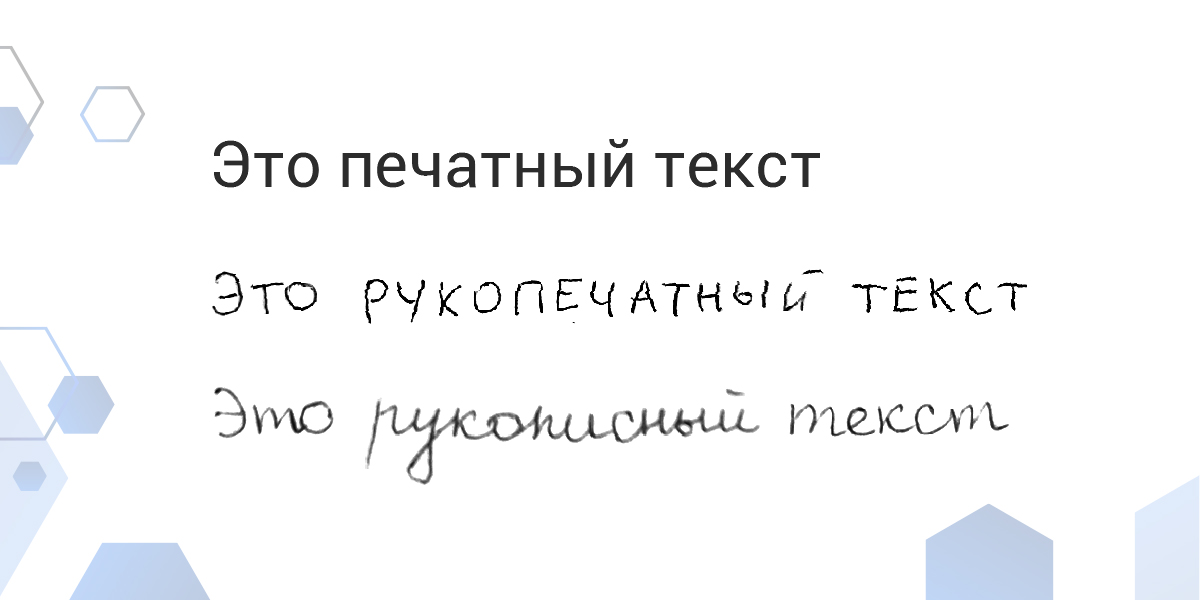
#> input picture data/test_2.jpg, 1200 x 600 px
$ jupyter execute --allow-errors rostelekom_ocr.ipynb   (shell and % lines are left out)
#> lines starting #> are read from the running program, lines starting #| are printed output that depends on the picture; after the words box and inside, x2 and y2 are one past the last pixel; in counts of white or black regions, pixels touching at a corner belong together
#> in process_image, image is the input picture: shape (600, 1200, 3); mean B, G, R 249, 247.9, 247.2
[cell 1]
import cv2
import numpy as np
from matplotlib import pyplot as plt

def get_rotation_angle(image):
    # Преобразование в градации серого и применение Canny edge detection
    gray = cv2.cvtColor(image, cv2.COLOR_BGR2GRAY)
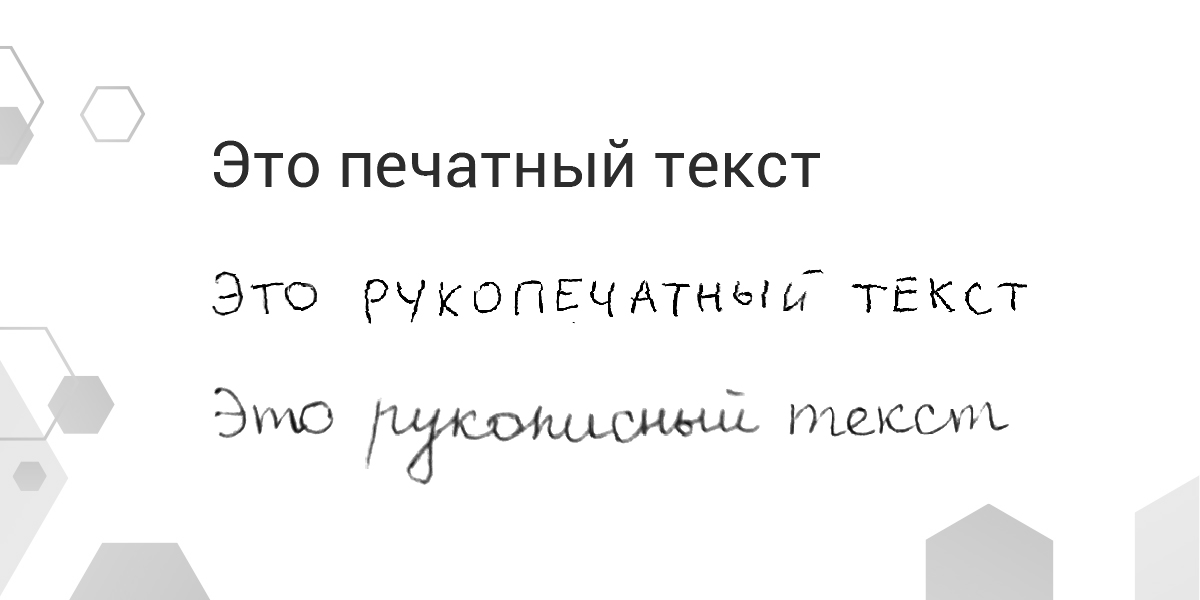
#> gray: shape (600, 1200); min 0, max 255, mean 247.8
    edges = cv2.Canny(gray, 50, 150, apertureSize=3)
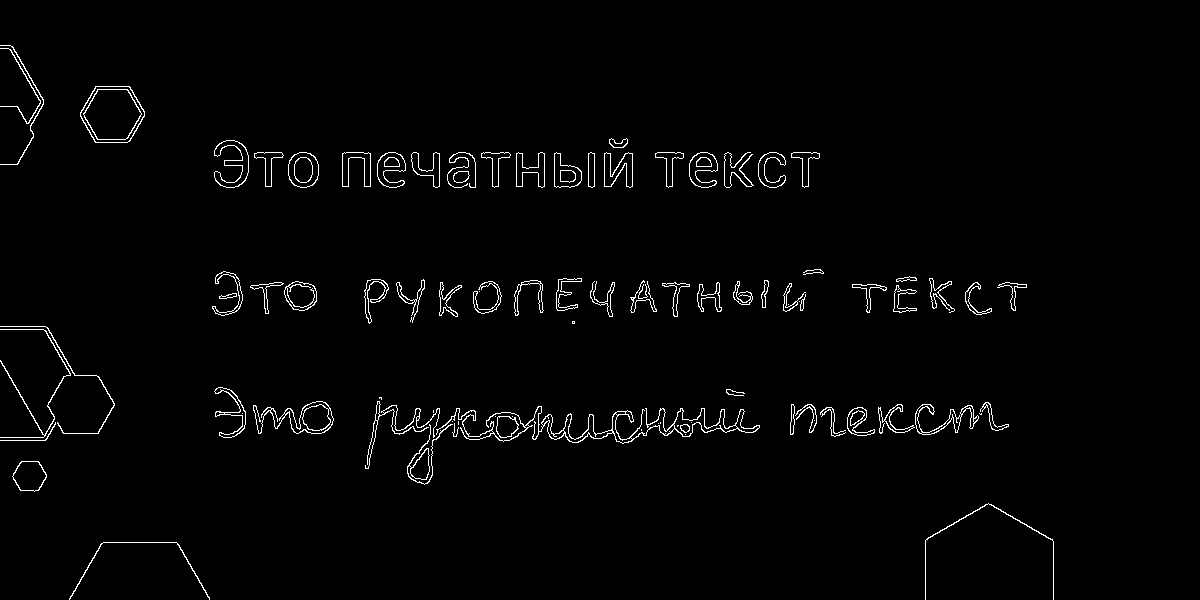
#> edges: shape (600, 1200); 1.8% white in thin lines or dots, all inside (x1, y1, x2, y2) = (0, 45, 1054, 600)

    # Применение Hough Transform для нахождения линий
    lines = cv2.HoughLinesP(edges, 1, np.pi/180, 100, minLineLength=100, maxLineGap=10)
#> lines = [[637, 428, 758, 428], [631, 422, 741, 426], [639, 427, 759, 427], [664, 158, 784, 158]]

    # Вычисление углов каждой линии
    angles = []
    for line in lines:
        x1, y1, x2, y2 = line[0]
        angle = np.arctan2(y2 - y1, x2 - x1) * 180. / np.pi
        angles.append(angle)
#> this loop made 4 passes
#> (x1, y1, x2, y2, angle) on passes 1 to 4: (637, 428, 758, 428, 0), (631, 422, 741, 426, 2.08), (639, 427, 759, 427, 0), (664, 158, 784, 158, 0)
#> after the loop, angles = [0, 2.08, 0, 0]

    # Вычисление среднего угла наклона
    median_angle = np.median(angles)
#> median_angle = 0
    return median_angle

[cell 2]
#import PyPDF2
from pdf2image import convert_from_path

def process_image(file_path):
    # Определение формата файла
    if file_path.lower().endswith('.pdf'):
        # Обработка PDF
        images = convert_from_path(file_path, poppler_path=r"c:\poppler-23.11.0\Library\bin")
        image = cv2.cvtColor(np.array(images[2]), cv2.COLOR_RGB2BGR)  # обработка первой страницы
    else:
        # Обработка изображений в формате JPG
        image = cv2.imread(file_path)

   # Получение угла наклона
    angle = get_rotation_angle(image)
#> angle = 0

    # Поворот изображения
    (h, w) = image.shape[:2]
#> h = 600; w = 1200
    center = (w // 2, h // 2)
#> center = (600, 300)
    M = cv2.getRotationMatrix2D(center, angle, 1.0)
#> M = [[1, 0, 0], [0, 1, 0]]
    rotated = cv2.warpAffine(image, M, (w, h), flags=cv2.INTER_CUBIC, borderMode=cv2.BORDER_REPLICATE)

    # Вывод или сохранение результатов
    plt.figure(figsize=(10, 10))
    plt.imshow(cv2.cvtColor(rotated, cv2.COLOR_BGR2RGB))
    plt.show()

    return rotated

[cell 3]
rotated = process_image('data/test_2.jpg')

[cell 4]
#import easyocr
import numpy as np
import matplotlib.pyplot as plt
import matplotlib.patches as patches
from PIL import Image

# Создание объекта чтения EasyOCR
#> (the rest of this cell did not finish here and is left out)

[cell 5]
import easyocr
import numpy as np
import pandas as pd
#> (the rest of this cell did not finish here and is left out)

[cell 6]
rotated.shape
#> Out = (600, 1200, 3)

$ run again, with data/image_1.jpg copied over data/test_2.jpg
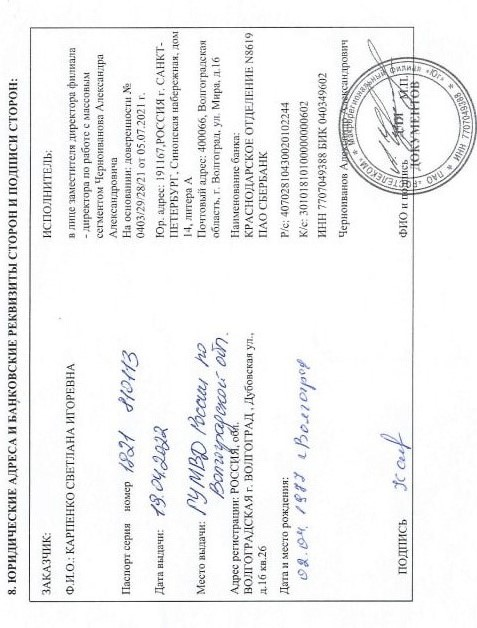
#> input picture data/image_1.jpg, 477 x 628 px
#> in process_image, image is the input picture: shape (628, 477, 3); mean B, G, R 241.9, 241.5, 241.3
#> in get_rotation_angle, `edges = cv2.Canny(gray, 50, 150, apertureSize=3)`:
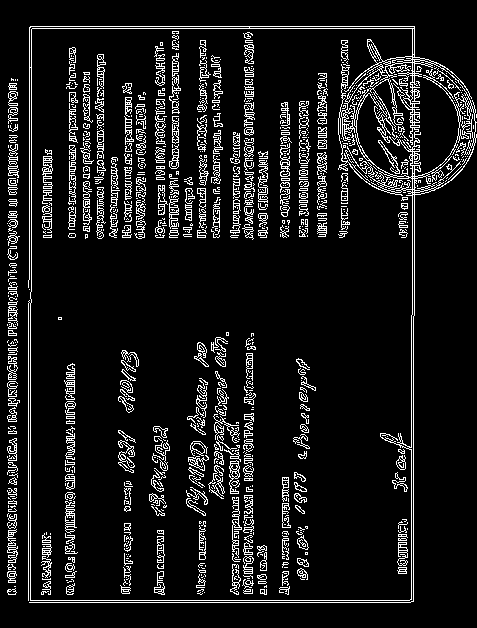
#> edges: shape (628, 477); 9.5% white in thin lines or dots
#> lines = 96 rows, first 6: [30, 26, 414, 26], [29, 28, 414, 28], [28, 600, 413, 600], [29, 602, 410, 602], [28, 599, 28, 301], [413, 601, 413, 316]
#> the loop in get_rotation_angle, `for line in lines:` made 96 passes
#> (x1, y1, x2, y2, angle) on passes 1 to 8: (30, 26, 414, 26, 0), (29, 28, 414, 28, 0), (28, 600, 413, 600, 0), (29, 602, 410, 602, 0), (28, 599, 28, 301, -90), (413, 601, 413, 316, -90), (411, 601, 411, 315, -90), (30, 599, 30, 292, -90)
#> after the loop in get_rotation_angle, `for line in lines:`: angles = 96 values, max 89.29 at index 87, min -90 at index 4, mean -78.44
#> median_angle = -90
#> M = [[6.12e-17, -1, 552], [1, 6.12e-17, 76]]
#> in process_image, `rotated = cv2.warpAffine(image, M, (w, h), flags=cv2.INTER_CUBIC, bord..`:
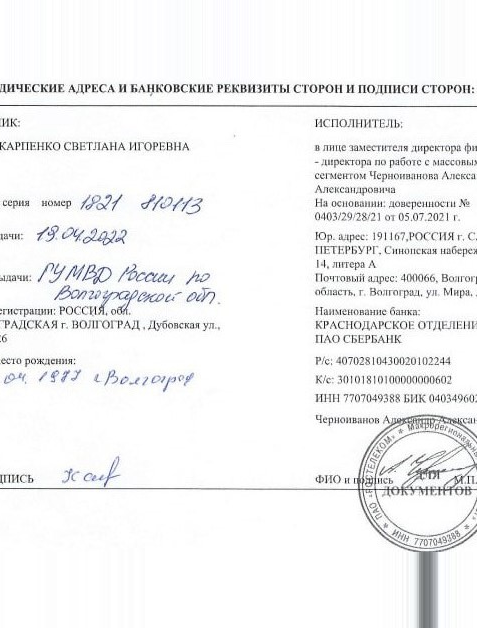
#> rotated: shape (628, 477, 3); mean B, G, R 243.6, 243.2, 242.9
